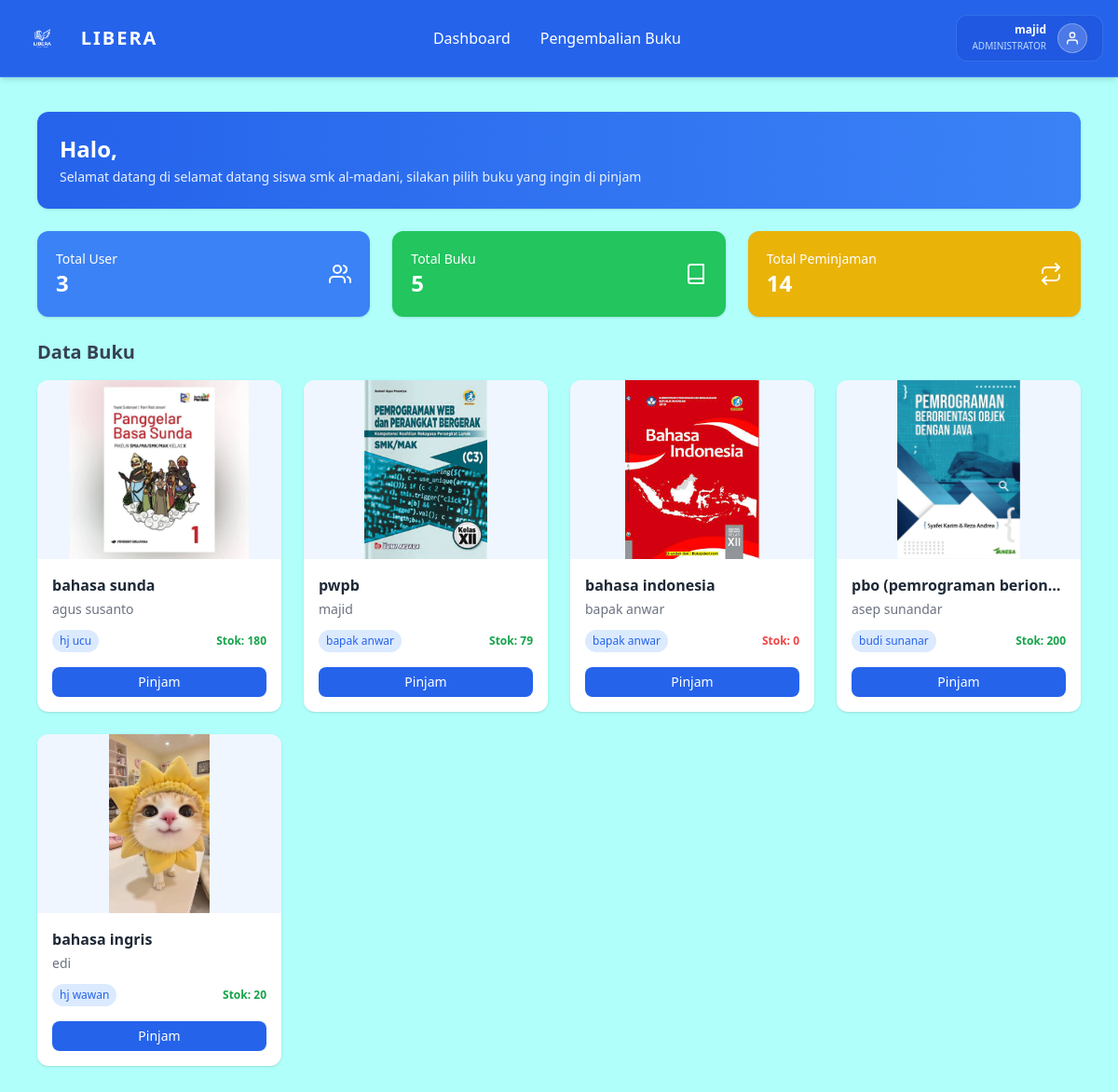
The app's page /Libera/user/dashboard_user.php (signed in) with its own data.
### tables this page shows
CREATE TABLE `buku` (
  `id_buku` int(11) NOT NULL,
  `judul_buku` varchar(100) NOT NULL,
  `pengarang` varchar(100) NOT NULL,
  `tahun_terbit` year(4) NOT NULL,
  `stok` varchar(100) NOT NULL,
  `cover` varchar(100) NOT NULL,
  `penerbit` varchar(100) NOT NULL
);

### Libera/user/dashboard_user.php (the view, shortened to what this page needs)
<?php
include '../config/koneksi.php';
$query_buku = mysqli_query($koneksi, "SELECT * FROM buku ORDER BY id_buku DESC");
$username = $_SESSION['username'];
$query = mysqli_query($koneksi, "SELECT * FROM users WHERE username='$username'");
$user = mysqli_fetch_assoc($query);
$total_buku = mysqli_fetch_assoc(mysqli_query($koneksi, "SELECT COUNT(*) as total FROM buku"))['total'];
$total_user = mysqli_fetch_assoc(mysqli_query($koneksi, "SELECT COUNT(*) as total FROM users"))['total'];
$total_pinjam = mysqli_fetch_assoc(mysqli_query($koneksi, "SELECT COUNT(*) as total FROM transaksi"))['total'];
?>
<!DOCTYPE html>
<html>
<head>
    <script src="https://cdn.tailwindcss.com"></script>
</head>
<body class="bg-[#B0FFFA] font-poppins">
    <?php include 'partials/sidebar_user.php'; ?>
    <main class=" p-6 m-4">
        <section >
            <div class="p-6 bg-gradient-to-r from-blue-600 to-blue-500 rounded-xl shadow text-white">
                <h2 class="text-2xl font-semibold mb-1">
                    Halo, <?php echo isset($user['nama']) ? $user['nama'] : 'User'; ?>
                </h2>
                <p class="text-sm opacity-90">
                    Selamat datang di selamat datang siswa smk al-madani, silakan pilih buku yang ingin di pinjam
                </p>
            </div>
        </section>
        <section>
            <div class=" mt-6 grid grid-cols-1 md:grid-cols-3 gap-6">
                <div class="bg-blue-500 text-white p-5 rounded-xl shadow hover:scale-105 transition">
                    <div class="flex justify-between items-center">
                        <div>
                            <p class="text-sm">Total User</p>
                            <h2 class="text-2xl font-bold"><?= $total_user ?></h2>
                        </div>
                        <i data-feather="users"></i>
                    </div>
                </div>
                <div class="bg-green-500 text-white p-5 rounded-xl shadow hover:scale-105 transition">
                    <div class="flex justify-between items-center">
                        <div>
                            <p class="text-sm">Total Buku</p>
                            <h2 class="text-2xl font-bold"><?= $total_buku ?></h2>
                        </div>
                        <i data-feather="book"></i>
                    </div>
                </div>
                <div class="bg-yellow-500 text-white p-5 rounded-xl shadow hover:scale-105 transition">
                    <div class="flex justify-between items-center">
                        <div>
                            <p class="text-sm">Total Peminjaman</p>
                            <h2 class="text-2xl font-bold"><?= $total_pinjam ?></h2>
                        </div>
                        <i data-feather="repeat"></i>
                    </div>
                </div>
        </section>
        <section class="mt-6">
            <h2 class="text-xl font-semibold text-gray-700 mb-4">Data Buku</h2>
            <div class="grid grid-cols-1 sm:grid-cols-2 md:grid-cols-3 lg:grid-cols-4 gap-6">
                <?php while ($buku = mysqli_fetch_assoc($query_buku)) { ?>
                    <div class="bg-white rounded-xl shadow hover:shadow-lg transition overflow-hidden">
                        <div class="h-48 bg-blue-50 flex items-center justify-center">
                            <?php if (!empty($buku['cover'])) { ?>
                                <img src="../uploads/<?php echo $buku['cover']; ?>" class="h-full object-cover">
                            <?php } else { ?>
                                <span class="text-blue-400 text-sm">No Cover</span>
                            <?php } ?>
                        </div>
                        <div class="p-4">
                            <h3 class="font-semibold text-gray-800 truncate">
                                <?php echo $buku['judul_buku']; ?>
                            </h3>
                            <p class="text-sm text-gray-500 mt-1">
                                <?php echo $buku['pengarang']; ?>
                            </p>
                            <div class="flex justify-between items-center mt-3">
                                <span class="text-xs bg-blue-100 text-blue-600 px-2 py-1 rounded-full">
                                    <?php echo $buku['penerbit']; ?>
                                </span>
                                <span class="text-xs font-semibold
                                <?php echo ($buku['stok'] > 0) ? 'text-green-600' : 'text-red-500'; ?>">
                                    Stok: <?php echo $buku['stok']; ?>
                                </span>
                            </div>
                            <div class="mt-4">
                                <a href="pinjam_buku.php?id=<?php echo $buku['id_buku']; ?>"
                                    class="block text-center text-sm bg-blue-600 text-white py-1.5 rounded-lg hover:bg-blue-700">
                                    Pinjam
                                </a>
                            </div>
                        </div>
                    </div>
                <?php } ?>
            </div>
        </section>
    </main>
</body>
</html>

### records on screen
buku: cover (picture), judul_buku "bahasa sunda", pengarang "agus susanto", penerbit "hj ucu", stok "180"
buku: cover (picture), judul_buku "pwpb", pengarang "majid", penerbit "bapak anwar", stok "79"
buku: cover (picture), judul_buku "bahasa indonesia", pengarang "bapak anwar", penerbit "bapak anwar", stok "0"
buku: cover (picture), judul_buku "pbo (pemrograman berion…", pengarang "asep sunandar", penerbit "budi sunanar", stok "200"
buku: cover (picture), judul_buku "bahasa ingris", pengarang "edi", penerbit "hj wawan", stok "20"

### other values on screen
$_SESSION['username'] "majid"
$total_user "3"
$total_buku "5"
$total_pinjam "14"
